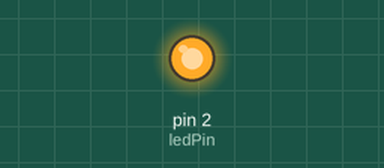
Recording of a sketch running on a simulated Arduino Uno, built with avr-gcc and run on an emulated ATmega328P. Shown: output pins drawn as LEDs (lit = HIGH).

Above: at 0.15 s.
At 26.4 s:
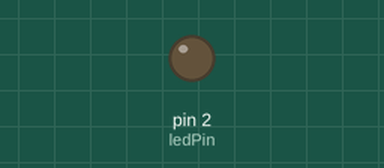
At 27.54 s:
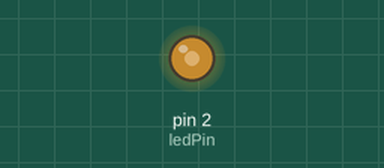
Timing chart, 0 to 40.0 s (numbered marks = the images above):
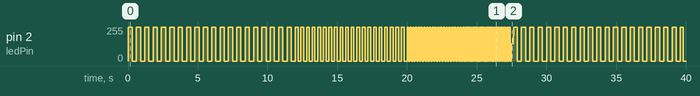

Measured:
- by itself, pin 2 (ledPin): 0/255 → 255/255 at 0.00 s, → 0/255 0.30 s later, → 255/255 0.30 s later, → 0/255 0.30 s later, … (284 changes in this stretch)

The sketch:

Main.ino
```cpp
byte ledPin = 2;

void setup()
{
    pinMode(ledPin, OUTPUT);
}

void loop()
{
    intermitencia(300);
    intermitencia(200);
    intermitencia(100);
    intermitencia(50);
    intermitencia(25);
    intermitencia(10);
    intermitencia(5);
}

void intermitencia(int tiempo)
{
    for (int i = 0; i < 20; i++)
    {
        digitalWrite(ledPin, 1);
        delay(tiempo);
        digitalWrite(ledPin, 0);
        delay(tiempo);
    }
}
```
